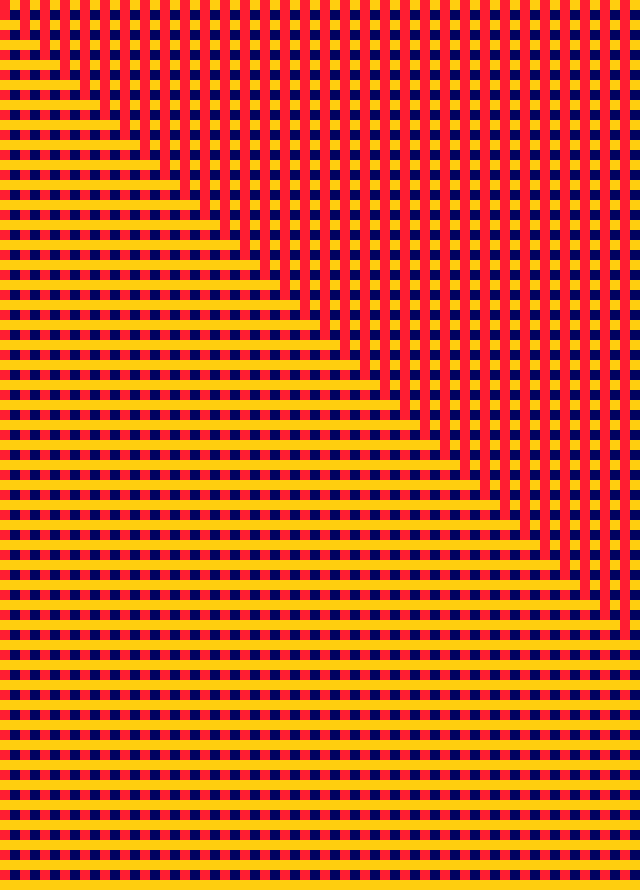
Frame 1 (no input)
Frame 60 (the mouse pressed at the canvas centre just before this capture): identical to frame 1, image omitted
Frame 120 (the mouse held since frame 60 and released just before this capture): identical to frame 1, image omitted

The Processing sketch that drew this single still picture (run headless with seeded random() and noise(); from frame 60 on, the mouse is pressed at the canvas centre):

// Processing sketch: processing_109315
// ── processing_109315.pde

/**
 * Width and Height. 
 * 
 * The 'width' and 'height' variables contain the width and height 
 * of the display window as defined in the size() function. 
 */

void setup() {
  size(640, 890);
}

void draw() {
  background(608);
  noStroke();
  for (int i = 0; i < height; i += 20) {
    fill(300, 206, 15);
    rect(0, i, width, 10);
    fill(255,30,50);
    rect(i, 0, 10, height);
  }
}
